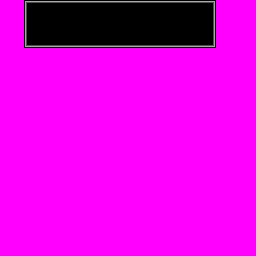

Tiled map render using the project's own tile images. Description and the whole map definition, tile-layer contents included, below:
An orthogonal 32x32 tile map with 8x8 px tiles, 1 tile layer (Tile Layer 1).

<map version="1.5" tiledversion="1.6.0" orientation="orthogonal" renderorder="right-down" width="32" height="32" tilewidth="8" tileheight="8" infinite="0" nextlayerid="2" nextobjectid="1">
 <tileset firstgid="1" source="text.tsx" />
 <layer id="1" name="Tile Layer 1" width="32" height="32">
  <data encoding="csv">
1,1,1,203,190,190,190,190,190,190,190,190,190,190,190,190,190,190,190,190,190,190,190,190,190,190,204,1,1,1,1,1,
1,1,1,192,33,33,33,33,33,33,33,33,33,33,33,33,33,33,33,33,33,33,33,33,33,33,191,1,1,1,1,1,
1,1,1,192,33,33,33,33,33,33,33,33,33,33,33,33,33,33,33,33,33,33,33,33,33,33,191,1,1,1,1,1,
1,1,1,192,33,33,33,33,33,33,33,33,33,33,33,33,33,33,33,33,33,33,33,33,33,33,191,1,1,1,1,1,
1,1,1,192,33,33,33,33,33,33,33,33,33,33,33,33,33,33,33,33,33,33,33,33,33,33,191,1,1,1,1,1,
1,1,1,202,189,189,189,189,189,189,189,189,189,189,189,189,189,189,189,189,189,189,189,189,189,189,201,1,1,1,1,1,
1,1,1,1,1,1,1,1,1,1,1,1,1,1,1,1,1,1,1,1,1,1,1,1,1,1,1,1,1,1,1,1,
1,1,1,1,1,1,1,1,1,1,1,1,1,1,1,1,1,1,1,1,1,1,1,1,1,1,1,1,1,1,1,1,
1,1,1,1,1,1,1,1,1,1,1,1,1,1,1,1,1,1,1,1,1,1,1,1,1,1,1,1,1,1,1,1,
1,1,1,1,1,1,1,1,1,1,1,1,1,1,1,1,1,1,1,1,1,1,1,1,1,1,1,1,1,1,1,1,
1,1,1,1,1,1,1,1,1,1,1,1,1,1,1,1,1,1,1,1,1,1,1,1,1,1,1,1,1,1,1,1,
1,1,1,1,1,1,1,1,1,1,1,1,1,1,1,1,1,1,1,1,1,1,1,1,1,1,1,1,1,1,1,1,
1,1,1,1,1,1,1,1,1,1,1,1,1,1,1,1,1,1,1,1,1,1,1,1,1,1,1,1,1,1,1,1,
1,1,1,1,1,1,1,1,1,1,1,1,1,1,1,1,1,1,1,1,1,1,1,1,1,1,1,1,1,1,1,1,
1,1,1,1,1,1,1,1,1,1,1,1,1,1,1,1,1,1,1,1,1,1,1,1,1,1,1,1,1,1,1,1,
1,1,1,1,1,1,1,1,1,1,1,1,1,1,1,1,1,1,1,1,1,1,1,1,1,1,1,1,1,1,1,1,
1,1,1,1,1,1,1,1,1,1,1,1,1,1,1,1,1,1,1,1,1,1,1,1,1,1,1,1,1,1,1,1,
1,1,1,1,1,1,1,1,1,1,1,1,1,1,1,1,1,1,1,1,1,1,1,1,1,1,1,1,1,1,1,1,
1,1,1,1,1,1,1,1,1,1,1,1,1,1,1,1,1,1,1,1,1,1,1,1,1,1,1,1,1,1,1,1,
1,1,1,1,1,1,1,1,1,1,1,1,1,1,1,1,1,1,1,1,1,1,1,1,1,1,1,1,1,1,1,1,
1,1,1,1,1,1,1,1,1,1,1,1,1,1,1,1,1,1,1,1,1,1,1,1,1,1,1,1,1,1,1,1,
1,1,1,1,1,1,1,1,1,1,1,1,1,1,1,1,1,1,1,1,1,1,1,1,1,1,1,1,1,1,1,1,
1,1,1,1,1,1,1,1,1,1,1,1,1,1,1,1,1,1,1,1,1,1,1,1,1,1,1,1,1,1,1,1,
1,1,1,1,1,1,1,1,1,1,1,1,1,1,1,1,1,1,1,1,1,1,1,1,1,1,1,1,1,1,1,1,
1,1,1,1,1,1,1,1,1,1,1,1,1,1,1,1,1,1,1,1,1,1,1,1,1,1,1,1,1,1,1,1,
1,1,1,1,1,1,1,1,1,1,1,1,1,1,1,1,1,1,1,1,1,1,1,1,1,1,1,1,1,1,1,1,
1,1,1,1,1,1,1,1,1,1,1,1,1,1,1,1,1,1,1,1,1,1,1,1,1,1,1,1,1,1,1,1,
1,1,1,1,1,1,1,1,1,1,1,1,1,1,1,1,1,1,1,1,1,1,1,1,1,1,1,1,1,1,1,1,
1,1,1,1,1,1,1,1,1,1,1,1,1,1,1,1,1,1,1,1,1,1,1,1,1,1,1,1,1,1,1,1,
1,1,1,1,1,1,1,1,1,1,1,1,1,1,1,1,1,1,1,1,1,1,1,1,1,1,1,1,1,1,1,1,
1,1,1,1,1,1,1,1,1,1,1,1,1,1,1,1,1,1,1,1,1,1,1,1,1,1,1,1,1,1,1,1,
1,1,1,1,1,1,1,1,1,1,1,1,1,1,1,1,1,1,1,1,1,1,1,1,1,1,1,1,1,1,1,1
</data>
 </layer>
</map>
